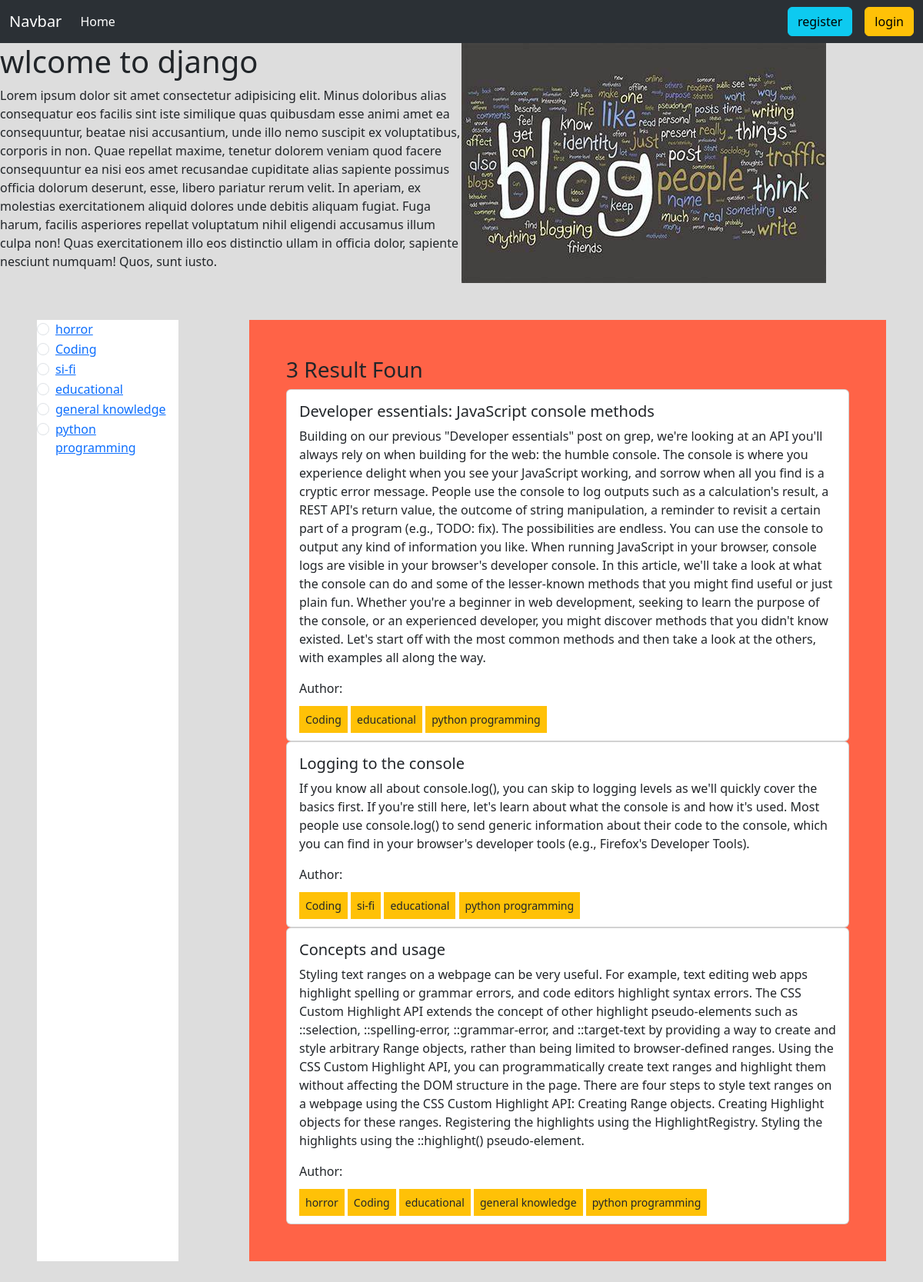
/category/coding/, run on the app's committed database.
### categories/models.py (models this page shows, shortened)
class Category(models.Model):
    name = models.CharField(max_length=100)
    slug = models.SlugField(max_length=100,unique=True, null=True, blank=True)

### posts/models.py (models this page shows, shortened)
class Post(models.Model):
    title = models.CharField(max_length=100)
    content = models.TextField()
    category = models.ManyToManyField(Category)
    author = models.ForeignKey(User, on_delete=models.CASCADE)

### blog_project/views.py (the view)
# urls.py: 2. Add a URL to urlpatterns:  path('', views.home, name='home')
def home(request, category_slug = None):
    data = Post.objects.all()
    if category_slug is not None:
        category = Category.objects.get(slug = category_slug)
        data = Post.objects.filter(category=category)
    categories = Category.objects.all()
    return render(request, 'home.html', {'data': data, 'category': categories})

### templates/home.html
{% extends 'base.html' %} {% load static %} {% block content %}
<div class="d-flex flex-wrap">
  <div class="col-6">
    <h1>wlcome to django</h1>
    <p>Lorem ipsum dolor sit amet consectetur adipisicing elit. Minus doloribus alias consequatur eos facilis sint iste similique quas quibusdam esse animi amet ea consequuntur, beatae nisi accusantium, unde illo nemo suscipit ex voluptatibus, corporis in non. Quae repellat maxime, tenetur dolorem veniam quod facere consequuntur ea nisi eos amet recusandae cupiditate alias sapiente possimus officia dolorum deserunt, esse, libero pariatur rerum velit. In aperiam, ex molestias exercitationem aliquid dolores unde debitis aliquam fugiat. Fuga harum, facilis asperiores repellat voluptatum nihil eligendi accusamus illum culpa non! Quas exercitationem illo eos distinctio ullam in officia dolor, sapiente nesciunt numquam! Quos, sunt iusto.</p>
  </div>
  <div class="col-6">
    <img src="{% static 'OIP.jpeg' %}" alt="">
  </div>
</div>
<div style="" class="mt-5">
  <div class="d-flex flex-wrap m-5">
    <div class="col-2" style="background-color: #ffff;">
      {% for cat in category %}
      <div class="form-check">
        <input
          class="form-check-input"
          type="radio"
          name="category"
          id="{{cat.id}}"
        />
        <label class="form-check-label" for="{{cat.id}}">
          <a href="{% url 'category_post' cat.slug %}">{{cat.name}}</a>
        </label>
      </div>
      {% endfor %}
    </div>
    <div class="col-1"></div>
    <div class="col-9 p-5" style="background-color: tomato;">
      <h3>{{ data | length }} Result Foun</h3>
      <div class="row">
        <div class=" mb-3 mb-sm-0">
          {% for post in data %}
          <div class="card">
            <div class="card-body">
              <h5 class="card-title">{{post.title}}</h5>
              <p class="card-text">{{post.content}}</p>
              <p>
                Author: {{post.author.first_name}} {{post.author.last_name}}
              </p>
              {% for item in post.category.all %}
              <small class="bg-warning p-2">{{item.name}}</small>
              {% endfor %}
            </div>
          </div>
          {% endfor %}
        </div>
      </div>
    </div>
  </div>
</div>
{% endblock %}

### data on the page
Category: name "horror"
Category: name "Coding"
Category: name "si-fi"
Category: name "educational"
Category: name "general knowledge"
Category: name "python programming"
Post: title "Developer essentials: JavaScript console methods", content "Building on our previous \"Developer essentials\" post on grep, we're looking at an API you'll always rely on when building for the web: the humble console. The console is where you experience delight when you see your JavaScript working, and sorrow when all you find is a cryptic error message. People use the console to log outputs such as a calculation's result, a REST API's return value, the outcome of string manipulation, a reminder to revisit a certain part of a program (e.g., TODO: fix). The possibilities are endless. You can use the console to output any kind of information you like. When running JavaScript in your browser, console logs are visible in your browser's developer console.…"
Post: title "Logging to the console", content "If you know all about console.log(), you can skip to logging levels as we'll quickly cover the basics first. If you're still here, let's learn about what the console is and how it's used. Most people use console.log() to send generic information about their code to the console, which you can find in your browser's developer tools (e.g., Firefox's Developer Tools)."
Post: title "Concepts and usage", content "Styling text ranges on a webpage can be very useful. For example, text editing web apps highlight spelling or grammar errors, and code editors highlight syntax errors. The CSS Custom Highlight API extends the concept of other highlight pseudo-elements such as ::selection, ::spelling-error, ::grammar-error, and ::target-text by providing a way to create and style arbitrary Range objects, rather than being limited to browser-defined ranges. Using the CSS Custom Highlight API, you can programmatically create text ranges and highlight them without affecting the DOM structure in the page. There are four steps to style text ranges on a webpage using the CSS Custom Highlight API: Creating Range…"

### other printed values
{{ data | length }} "3"
